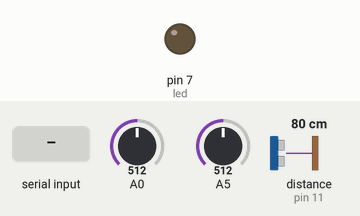
Recording of a sketch running on a simulated Arduino Uno, built with avr-gcc and run on an emulated ATmega328P. On the bench: output pins drawn as LEDs (lit = HIGH). Wiring (inferred from the names in the program): ultrasonic range finder: trigger pin 12; echo pin 11. The inputs (shaded band) are chosen by the test bench; at power-on: distance to the obstacle (sensor on pin 11) 80 cm, A0 = 512, A5 = 512. The echo pulse lasts 58.3 µs per cm; pins used as bus, display or sensor lines are not drawn; what the sketch prints to the serial monitor is not drawn.

Above: at 1.2 s.
1.3 s: byte 30 received over Serial
At 2.3 s:
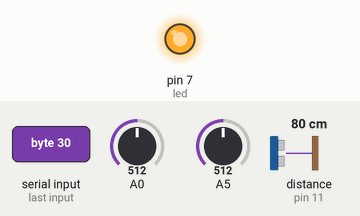
2.8 s: distance to the obstacle (sensor on pin 11) set to 120 cm
Timing chart, 0 to 5.8 s (numbered marks = the images above; inputs shaded):
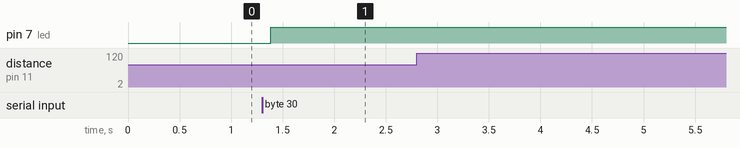

Measured:
- after the input at 1.3 s, pin 7 (led): LOW → HIGH after 0.08 s
- after the input at 2.8 s, every drawn part: stays the same

The sketch:

FinalProject.ino
```cpp
/*
   Final Project
   Yusra Khan
   10 December 2020
*/

const int distin = 11; //input from distance sensor
const int distout = 12; //output from distance sensor
const int led = 7; //green led to signal success
long dist; //distance reading
int pmeter, pres; //potentiometer and photoresistor inputs
byte ledmode; //on/off

void setup() {
  Serial.begin(9600);
  pinMode(distin, INPUT);
  pinMode(distout, OUTPUT);
  pinMode(led, OUTPUT);
}

void loop() {
  //distance sensor
  //ping
  digitalWrite(distout, LOW);
  delayMicroseconds(2);
  digitalWrite(distout, HIGH);
  delayMicroseconds(5);
  digitalWrite(distout, LOW);

  //get echo
  pinMode(distin, INPUT);
  dist = pulseIn(distin, HIGH);
  dist = constrain(dist, 300, 1200);
  dist = map(dist, 300, 1200, 0, 255); //map to color range

  //potentiometer
  pmeter = analogRead(A5);
  pmeter = map(pmeter, 0, 1023, 0, 255); //map to color range

  //photoresistor
  pres = analogRead(A0);

  if (Serial.available()) {
    ledmode = Serial.read(); //read from processing
    digitalWrite(led, ledmode);
  }

  //print to processing
  Serial.print(dist);
  Serial.print(",");
  Serial.print(pmeter);
  Serial.print(",");
  Serial.println(pres);

  delay(100);
}
```
